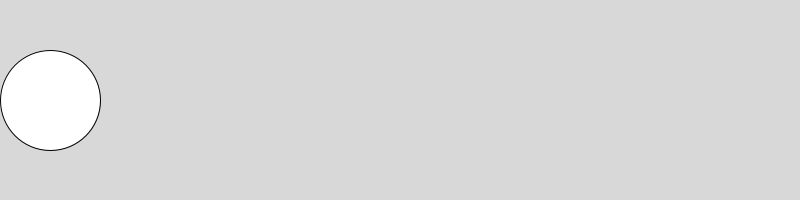
Frame 1 (no input)
Frame 60 (the mouse pressed at the canvas centre just before this capture): identical to frame 1, image omitted
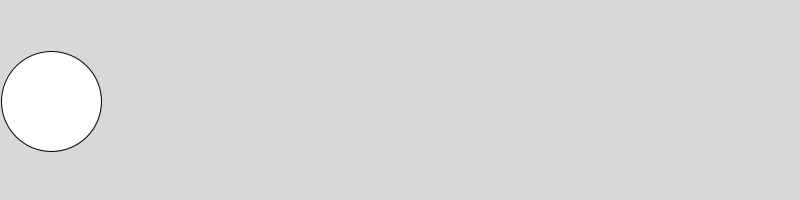
Frame 120 (the mouse held since frame 60 and released just before this capture)

The Processing sketch that drew these frames (run headless with seeded random() and noise(); from frame 60 on, the mouse is pressed at the canvas centre):

// Processing sketch: slippery_dot
// ── slippery_dot.pde
/*** When you are done, this program will draw an ellipse 
     that jumps to new location each time you click on it.
***/
 
 // 1. Create three integer variables to represent the x, y, and the size of the ellipse
        int x=50;
        int y=100;
        int size=100;
    void setup() {
      // 2. Set the size of your sketch
     size(800,200);
    }
    
    void draw() {
    
      // 3. Set the background color of your sketch
      background(#D8D8D8);
      // 4. Draw an ellipse using the variables created at the top of the sketch for the location and size of your ellipse. 
      //    Make sure it fits in the window. Change the variables if it does not.
     ellipse(x,y,size,size);
    }
    
    /******** This method gets called automatically when you press the mouse ************/
    void mousePressed() {
      //5. Create an integer variable called distance
      int distance=getDistanceFromMouse(x,y);
      //6. The getDistanceFromMouse() method below returns a number.
      //   Set the value of your distance variable to the value returned by the getDistance method
      //   You will need to pass the x and y location of your ellipse to this method.
        x += 1;
        y += 1;
       if (distance<size){
         x = int(random(width));
         y = int(random(height));

       }
          
      //7.  Use an if statement to check if your distance variable is < the radius of the ellipse
      //    If it is, make a new x AND y for the ellipse, for a new random location on the window
      //    Hint: Use code like this      x = (int) random(width);
       
      
    }
    
    /********  This method gives you the number of pixels between the mouse and the x,y point ***********/
    int getDistanceFromMouse(int x, int y) {
      return (int)Math.sqrt(Math.pow((mouseX-x),2) + Math.pow((mouseY-y),2));
    }
